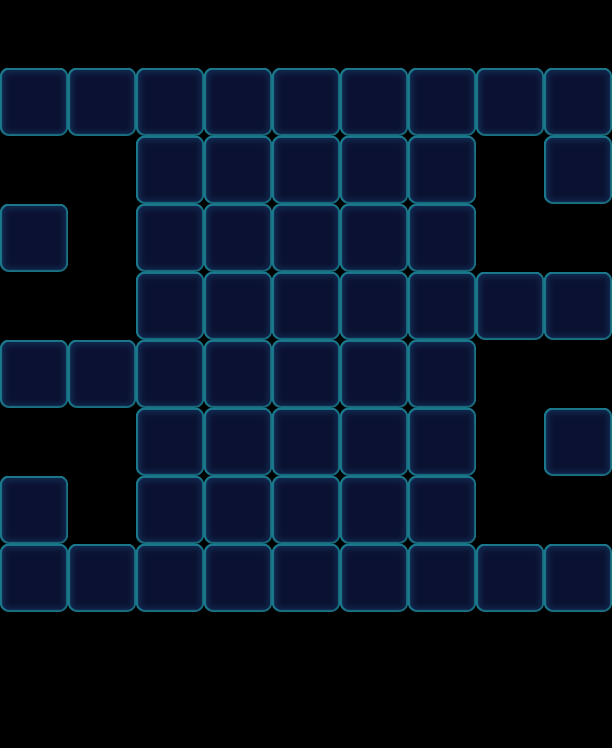

Rendered tile map (Tiled .tmx) drawn with the repository's tilesets; below, a short description and the map source with its tile grids summarised:
An orthogonal 9x11 tile map with 68x68 px tiles, 1 tile layer (Valid), 2 tilesets and 91 objects (56x Floor, 19x Factory_Normal, 12x Stone, 4x Ice).

<map version="1.0" orientation="orthogonal" width="9" height="11" tilewidth="68" tileheight="68">
 <tileset firstgid="1" name="game_grid1" tilewidth="68" tileheight="68">
  <image source="game_grid1.png" width="68" height="68" />
 </tileset>
 <tileset firstgid="2" name="map" tilewidth="68" tileheight="68">
  <image source="map.png" width="1024" height="1024" />
 </tileset>
 <layer name="Valid" width="9" height="11">
  <data>[99 cells, 56 non-empty, 1 distinct tile ids]</data>
 </layer>
 <objectgroup name="BottomObj" width="9" height="11">
  <object type="Floor" gid="33" x="0" y="136">
   <properties>
    <property name="Layers" value="2" />
   </properties>
  </object>
  <object type="Floor" gid="33" x="68" y="136">
   <properties>
    <property name="Layers" value="2" />
   </properties>
  </object>
  <object type="Floor" gid="33" x="136" y="136">
   <properties>
    <property name="Layers" value="2" />
   </properties>
  </object>
  <object type="Floor" gid="33" x="204" y="136">
   <properties>
    <property name="Layers" value="2" />
   </properties>
  </object>
  <object type="Floor" gid="33" x="272" y="136">
   <properties>
    <property name="Layers" value="2" />
   </properties>
  </object>
  <object type="Floor" gid="33" x="340" y="136">
   <properties>
    <property name="Layers" value="2" />
   </properties>
  </object>
  <object type="Floor" gid="33" x="408" y="136">
   <properties>
    <property name="Layers" value="2" />
   </properties>
  </object>
  <object type="Floor" gid="33" x="476" y="136">
   <properties>
    <property name="Layers" value="2" />
   </properties>
  </object>
  <object type="Floor" gid="33" x="544" y="136">
   <properties>
    <property name="Layers" value="2" />
   </properties>
  </object>
  <object type="Floor" gid="33" x="544" y="204">
   <properties>
    <property name="Layers" value="2" />
   </properties>
  </object>
  <object type="Floor" gid="33" x="0" y="272">
   <properties>
    <property name="Layers" value="2" />
   </properties>
  </object>
  <object type="Floor" gid="33" x="544" y="476">
   <properties>
    <property name="Layers" value="2" />
   </properties>
  </object>
  <object type="Floor" gid="33" x="0" y="544">
   <properties>
    <property name="Layers" value="2" />
   </properties>
  </object>
  <object type="Floor" gid="33" x="0" y="612">
   <properties>
    <property name="Layers" value="2" />
   </properties>
  </object>
  <object type="Floor" gid="33" x="68" y="612">
   <properties>
    <property name="Layers" value="2" />
   </properties>
  </object>
  <object type="Floor" gid="33" x="136" y="612">
   <properties>
    <property name="Layers" value="2" />
   </properties>
  </object>
  <object type="Floor" gid="33" x="204" y="612">
   <properties>
    <property name="Layers" value="2" />
   </properties>
  </object>
  <object type="Floor" gid="33" x="272" y="612">
   <properties>
    <property name="Layers" value="2" />
   </properties>
  </object>
  <object type="Floor" gid="33" x="340" y="612">
   <properties>
    <property name="Layers" value="2" />
   </properties>
  </object>
  <object type="Floor" gid="33" x="408" y="612">
   <properties>
    <property name="Layers" value="2" />
   </properties>
  </object>
  <object type="Floor" gid="33" x="476" y="612">
   <properties>
    <property name="Layers" value="2" />
   </properties>
  </object>
  <object type="Floor" gid="33" x="544" y="612">
   <properties>
    <property name="Layers" value="2" />
   </properties>
  </object>
  <object type="Floor" gid="33" x="204" y="204">
   <properties>
    <property name="Layers" value="2" />
   </properties>
  </object>
  <object type="Floor" gid="33" x="272" y="204">
   <properties>
    <property name="Layers" value="2" />
   </properties>
  </object>
  <object type="Floor" gid="33" x="340" y="204">
   <properties>
    <property name="Layers" value="2" />
   </properties>
  </object>
  <object type="Floor" gid="33" x="408" y="204">
   <properties>
    <property name="Layers" value="2" />
   </properties>
  </object>
  <object type="Floor" gid="33" x="136" y="204">
   <properties>
    <property name="Layers" value="2" />
   </properties>
  </object>
  <object type="Floor" gid="33" x="204" y="272">
   <properties>
    <property name="Layers" value="2" />
   </properties>
  </object>
  <object type="Floor" gid="33" x="272" y="272">
   <properties>
    <property name="Layers" value="2" />
   </properties>
  </object>
  <object type="Floor" gid="33" x="340" y="272">
   <properties>
    <property name="Layers" value="2" />
   </properties>
  </object>
  <object type="Floor" gid="33" x="408" y="272">
   <properties>
    <property name="Layers" value="2" />
   </properties>
  </object>
  <object type="Floor" gid="33" x="136" y="272">
   <properties>
    <property name="Layers" value="2" />
   </properties>
  </object>
  <object type="Floor" gid="33" x="204" y="340">
   <properties>
    <property name="Layers" value="2" />
   </properties>
  </object>
  <object type="Floor" gid="33" x="272" y="340">
   <properties>
    <property name="Layers" value="2" />
   </properties>
  </object>
  <object type="Floor" gid="33" x="340" y="340">
   <properties>
    <property name="Layers" value="2" />
   </properties>
  </object>
  <object type="Floor" gid="33" x="408" y="340">
   <properties>
    <property name="Layers" value="2" />
   </properties>
  </object>
  <object type="Floor" gid="33" x="136" y="340">
   <properties>
    <property name="Layers" value="2" />
   </properties>
  </object>
  <object type="Floor" gid="33" x="204" y="408">
   <properties>
    <property name="Layers" value="2" />
   </properties>
  </object>
  <object type="Floor" gid="33" x="272" y="408">
   <properties>
    <property name="Layers" value="2" />
   </properties>
  </object>
  <object type="Floor" gid="33" x="340" y="408">
   <properties>
    <property name="Layers" value="2" />
   </properties>
  </object>
  <object type="Floor" gid="33" x="408" y="408">
   <properties>
    <property name="Layers" value="2" />
   </properties>
  </object>
  <object type="Floor" gid="33" x="136" y="408">
   <properties>
    <property name="Layers" value="2" />
   </properties>
  </object>
  <object type="Floor" gid="33" x="204" y="476">
   <properties>
    <property name="Layers" value="2" />
   </properties>
  </object>
  <object type="Floor" gid="33" x="272" y="476">
   <properties>
    <property name="Layers" value="2" />
   </properties>
  </object>
  <object type="Floor" gid="33" x="340" y="476">
   <properties>
    <property name="Layers" value="2" />
   </properties>
  </object>
  <object type="Floor" gid="33" x="408" y="476">
   <properties>
    <property name="Layers" value="2" />
   </properties>
  </object>
  <object type="Floor" gid="33" x="136" y="476">
   <properties>
    <property name="Layers" value="2" />
   </properties>
  </object>
  <object type="Floor" gid="33" x="204" y="544">
   <properties>
    <property name="Layers" value="2" />
   </properties>
  </object>
  <object type="Floor" gid="33" x="272" y="544">
   <properties>
    <property name="Layers" value="2" />
   </properties>
  </object>
  <object type="Floor" gid="33" x="340" y="544">
   <properties>
    <property name="Layers" value="2" />
   </properties>
  </object>
  <object type="Floor" gid="33" x="408" y="544">
   <properties>
    <property name="Layers" value="2" />
   </properties>
  </object>
  <object type="Floor" gid="33" x="136" y="544">
   <properties>
    <property name="Layers" value="2" />
   </properties>
  </object>
  <object type="Floor" gid="33" x="476" y="340">
   <properties>
    <property name="Layers" value="2" />
   </properties>
  </object>
  </objectgroup>
 <objectgroup name="MiddleObj" width="9" height="11" />
 <objectgroup color="#000000" name="TopObj" width="9" height="11">
  <!-- 35 objects omitted --></objectgroup>
</map>
<!-- 38 of 91 objects omitted -->
